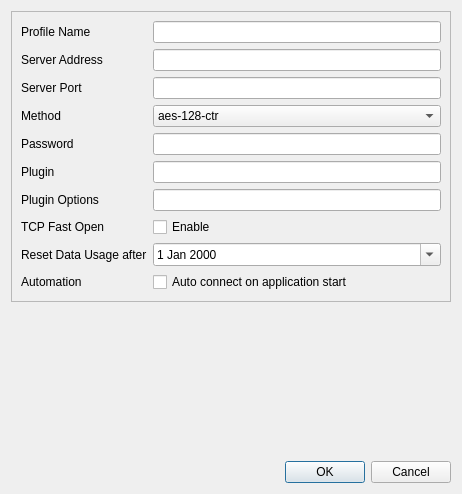
<?xml version="1.0" encoding="UTF-8"?>
<ui version="4.0">
 <class>SSEditDialog</class>
 <widget class="QDialog" name="SSEditDialog">
  <property name="geometry">
   <rect>
    <x>0</x>
    <y>0</y>
    <width>462</width>
    <height>494</height>
   </rect>
  </property>
  <property name="windowTitle">
   <string>Profile Editor</string>
  </property>
  <layout class="QVBoxLayout" name="verticalLayout">
   <item>
    <widget class="QFrame" name="editFrame">
     <property name="frameShape">
      <enum>QFrame::StyledPanel</enum>
     </property>
     <property name="frameShadow">
      <enum>QFrame::Raised</enum>
     </property>
     <layout class="QFormLayout" name="formLayout">
      <property name="sizeConstraint">
       <enum>QLayout::SetMaximumSize</enum>
      </property>
      <property name="fieldGrowthPolicy">
       <enum>QFormLayout::ExpandingFieldsGrow</enum>
      </property>
      <property name="rowWrapPolicy">
       <enum>QFormLayout::WrapLongRows</enum>
      </property>
      <property name="labelAlignment">
       <set>Qt::AlignLeading|Qt::AlignLeft|Qt::AlignVCenter</set>
      </property>
      <item row="1" column="0">
       <widget class="QLabel" name="nameLabel">
        <property name="text">
         <string>Profile Name</string>
        </property>
       </widget>
      </item>
      <item row="1" column="1">
       <widget class="QLineEdit" name="nameEdit"/>
      </item>
      <item row="2" column="0">
       <widget class="QLabel" name="serverAddrLabel">
        <property name="text">
         <string>Server Address</string>
        </property>
       </widget>
      </item>
      <item row="2" column="1">
       <widget class="QLineEdit" name="serverAddrEdit"/>
      </item>
      <item row="3" column="0">
       <widget class="QLabel" name="serverPortLabel">
        <property name="text">
         <string>Server Port</string>
        </property>
       </widget>
      </item>
      <item row="3" column="1">
       <widget class="QLineEdit" name="serverPortEdit">
        <property name="inputMethodHints">
         <set>Qt::ImhDigitsOnly|Qt::ImhPreferNumbers</set>
        </property>
       </widget>
      </item>
      <item row="4" column="0">
       <widget class="QLabel" name="label_5">
        <property name="text">
         <string>Method</string>
        </property>
       </widget>
      </item>
      <item row="4" column="1">
       <widget class="QComboBox" name="methodComboBox">
        <property name="sizePolicy">
         <sizepolicy hsizetype="Expanding" vsizetype="Fixed">
          <horstretch>0</horstretch>
          <verstretch>0</verstretch>
         </sizepolicy>
        </property>
        <item>
         <property name="text">
          <string>aes-128-ctr</string>
         </property>
        </item>
        <item>
         <property name="text">
          <string>aes-192-ctr</string>
         </property>
        </item>
        <item>
         <property name="text">
          <string>aes-256-ctr</string>
         </property>
        </item>
        <item>
         <property name="text">
          <string>aes-128-cfb</string>
         </property>
        </item>
        <item>
         <property name="text">
          <string>aes-192-cfb</string>
         </property>
        </item>
        <item>
         <property name="text">
          <string>aes-256-cfb</string>
         </property>
        </item>
        <item>
         <property name="text">
          <string>aes-128-gcm</string>
         </property>
        </item>
        <item>
         <property name="text">
          <string>aes-192-gcm</string>
         </property>
        </item>
        <item>
         <property name="text">
          <string>aes-256-gcm</string>
         </property>
        </item>
        <item>
         <property name="text">
          <string>chacha20</string>
         </property>
        </item>
        <item>
         <property name="text">
          <string>xchacha20</string>
         </property>
        </item>
        <item>
         <property name="text">
          <string>chacha20-ietf</string>
         </property>
        </item>
        <item>
         <property name="text">
          <string>chacha20-ietf-poly1305</string>
         </property>
        </item>
        <item>
         <property name="text">
          <string>xchacha20-ietf-poly1305</string>
         </property>
        </item>
       </widget>
      </item>
      <item row="5" column="0">
       <widget class="QLabel" name="pwdLabel">
        <property name="text">
         <string>Password</string>
        </property>
       </widget>
      </item>
      <item row="5" column="1">
       <widget class="QLineEdit" name="pwdEdit">
        <property name="inputMethodHints">
         <set>Qt::ImhNoAutoUppercase|Qt::ImhNoPredictiveText|Qt::ImhSensitiveData</set>
        </property>
        <property name="echoMode">
         <enum>QLineEdit::PasswordEchoOnEdit</enum>
        </property>
       </widget>
      </item>
      <item row="8" column="0">
       <widget class="QLabel" name="tcpFastOpenLabel">
        <property name="text">
         <string>TCP Fast Open</string>
        </property>
       </widget>
      </item>
      <item row="8" column="1">
       <widget class="QCheckBox" name="tcpFastOpenCheckBox">
        <property name="text">
         <string>Enable</string>
        </property>
       </widget>
      </item>
      <item row="9" column="0">
       <widget class="QLabel" name="resetDateLabel">
        <property name="text">
         <string>Reset Data Usage after</string>
        </property>
       </widget>
      </item>
      <item row="9" column="1">
       <widget class="QDateEdit" name="resetDateEdit">
        <property name="sizePolicy">
         <sizepolicy hsizetype="Expanding" vsizetype="Fixed">
          <horstretch>0</horstretch>
          <verstretch>0</verstretch>
         </sizepolicy>
        </property>
        <property name="calendarPopup">
         <bool>true</bool>
        </property>
       </widget>
      </item>
      <item row="10" column="0">
       <widget class="QLabel" name="autoStartLabel">
        <property name="text">
         <string>Automation</string>
        </property>
       </widget>
      </item>
      <item row="10" column="1">
       <widget class="QCheckBox" name="autoStartCheckBox">
        <property name="sizePolicy">
         <sizepolicy hsizetype="Expanding" vsizetype="Fixed">
          <horstretch>0</horstretch>
          <verstretch>0</verstretch>
         </sizepolicy>
        </property>
        <property name="text">
         <string>Auto connect on application start</string>
        </property>
       </widget>
      </item>
      <item row="7" column="0">
       <widget class="QLabel" name="label">
        <property name="text">
         <string>Plugin Options</string>
        </property>
       </widget>
      </item>
      <item row="7" column="1">
       <widget class="QLineEdit" name="pluginOptionsEdit"/>
      </item>
      <item row="6" column="0">
       <widget class="QLabel" name="label_2">
        <property name="text">
         <string>Plugin</string>
        </property>
       </widget>
      </item>
      <item row="6" column="1">
       <widget class="QLineEdit" name="pluginEdit"/>
      </item>
     </layout>
    </widget>
   </item>
   <item>
    <spacer name="verticalSpacer">
     <property name="orientation">
      <enum>Qt::Vertical</enum>
     </property>
     <property name="sizeHint" stdset="0">
      <size>
       <width>20</width>
       <height>0</height>
      </size>
     </property>
    </spacer>
   </item>
   <item>
    <widget class="QDialogButtonBox" name="buttonBox">
     <property name="orientation">
      <enum>Qt::Horizontal</enum>
     </property>
     <property name="standardButtons">
      <set>QDialogButtonBox::Cancel|QDialogButtonBox::Ok</set>
     </property>
    </widget>
   </item>
  </layout>
 </widget>
 <tabstops>
  <tabstop>nameEdit</tabstop>
  <tabstop>serverAddrEdit</tabstop>
  <tabstop>serverPortEdit</tabstop>
  <tabstop>pwdEdit</tabstop>
  <tabstop>resetDateEdit</tabstop>
  <tabstop>autoStartCheckBox</tabstop>
 </tabstops>
 <resources/>
 <connections>
  <connection>
   <sender>buttonBox</sender>
   <signal>rejected()</signal>
   <receiver>SSEditDialog</receiver>
   <slot>reject()</slot>
   <hints>
    <hint type="sourcelabel">
     <x>230</x>
     <y>473</y>
    </hint>
    <hint type="destinationlabel">
     <x>230</x>
     <y>246</y>
    </hint>
   </hints>
  </connection>
 </connections>
</ui>
